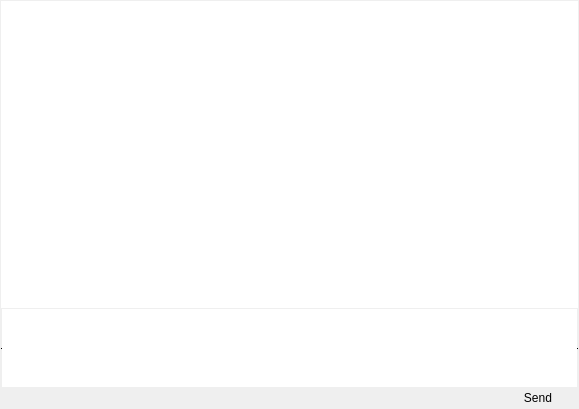
<?xml version="1.0" encoding="UTF-8"?>
<ui version="4.0">
 <class>dlgChat</class>
 <widget class="QDialog" name="dlgChat">
  <property name="geometry">
   <rect>
    <x>0</x>
    <y>0</y>
    <width>579</width>
    <height>409</height>
   </rect>
  </property>
  <property name="baseSize">
   <size>
    <width>500</width>
    <height>400</height>
   </size>
  </property>
  <property name="windowTitle">
   <string/>
  </property>
  <property name="windowIcon">
   <iconset>
    <normaloff>images/icons/chat1.ico</normaloff>images/icons/chat1.ico</iconset>
  </property>
  <layout class="QVBoxLayout" name="verticalLayout" stretch="0,0,0,0">
   <property name="spacing">
    <number>0</number>
   </property>
   <property name="leftMargin">
    <number>1</number>
   </property>
   <property name="topMargin">
    <number>1</number>
   </property>
   <property name="rightMargin">
    <number>1</number>
   </property>
   <property name="bottomMargin">
    <number>1</number>
   </property>
   <item>
    <widget class="QTextEdit" name="txtChatMessages">
     <property name="frameShape">
      <enum>QFrame::NoFrame</enum>
     </property>
     <property name="html">
      <string>&lt;!DOCTYPE HTML PUBLIC &quot;-//W3C//DTD HTML 4.0//EN&quot; &quot;http://www.w3.org/TR/REC-html40/strict.dtd&quot;&gt;
&lt;html&gt;&lt;head&gt;&lt;meta name=&quot;qrichtext&quot; content=&quot;1&quot; /&gt;&lt;style type=&quot;text/css&quot;&gt;
p, li { white-space: pre-wrap; }
&lt;/style&gt;&lt;/head&gt;&lt;body style=&quot; font-family:'.SF NS Text'; font-size:13pt; font-weight:400; font-style:normal;&quot;&gt;
&lt;p style=&quot;-qt-paragraph-type:empty; margin-top:0px; margin-bottom:0px; margin-left:0px; margin-right:0px; -qt-block-indent:0; text-indent:0px;&quot;&gt;&lt;br /&gt;&lt;/p&gt;&lt;/body&gt;&lt;/html&gt;</string>
     </property>
     <property name="textInteractionFlags">
      <set>Qt::TextSelectableByMouse</set>
     </property>
    </widget>
   </item>
   <item>
    <layout class="QHBoxLayout" name="horizontalLayout_2"/>
   </item>
   <item>
    <widget class="QTextEdit" name="txtNewMessage">
     <property name="minimumSize">
      <size>
       <width>0</width>
       <height>40</height>
      </size>
     </property>
     <property name="maximumSize">
      <size>
       <width>16777215</width>
       <height>80</height>
      </size>
     </property>
     <property name="frameShape">
      <enum>QFrame::HLine</enum>
     </property>
     <property name="frameShadow">
      <enum>QFrame::Plain</enum>
     </property>
     <property name="lineWidth">
      <number>1</number>
     </property>
     <property name="verticalScrollBarPolicy">
      <enum>Qt::ScrollBarAlwaysOff</enum>
     </property>
     <property name="horizontalScrollBarPolicy">
      <enum>Qt::ScrollBarAlwaysOff</enum>
     </property>
    </widget>
   </item>
   <item>
    <layout class="QHBoxLayout" name="horizontalLayout">
     <property name="spacing">
      <number>0</number>
     </property>
     <item>
      <spacer name="horizontalSpacer_2">
       <property name="orientation">
        <enum>Qt::Horizontal</enum>
       </property>
       <property name="sizeHint" stdset="0">
        <size>
         <width>40</width>
         <height>20</height>
        </size>
       </property>
      </spacer>
     </item>
     <item>
      <widget class="QPushButton" name="btnSendMsg">
       <property name="minimumSize">
        <size>
         <width>0</width>
         <height>20</height>
        </size>
       </property>
       <property name="maximumSize">
        <size>
         <width>16777215</width>
         <height>20</height>
        </size>
       </property>
       <property name="text">
        <string>Send</string>
       </property>
       <property name="shortcut">
        <string extracomment="Send message">Ctrl+Return</string>
       </property>
       <property name="autoDefault">
        <bool>true</bool>
       </property>
       <property name="default">
        <bool>true</bool>
       </property>
       <property name="flat">
        <bool>true</bool>
       </property>
      </widget>
     </item>
    </layout>
   </item>
  </layout>
 </widget>
 <tabstops>
  <tabstop>btnSendMsg</tabstop>
  <tabstop>txtChatMessages</tabstop>
 </tabstops>
 <resources>
  <include location="resources.qrc"/>
 </resources>
 <connections/>
</ui>
